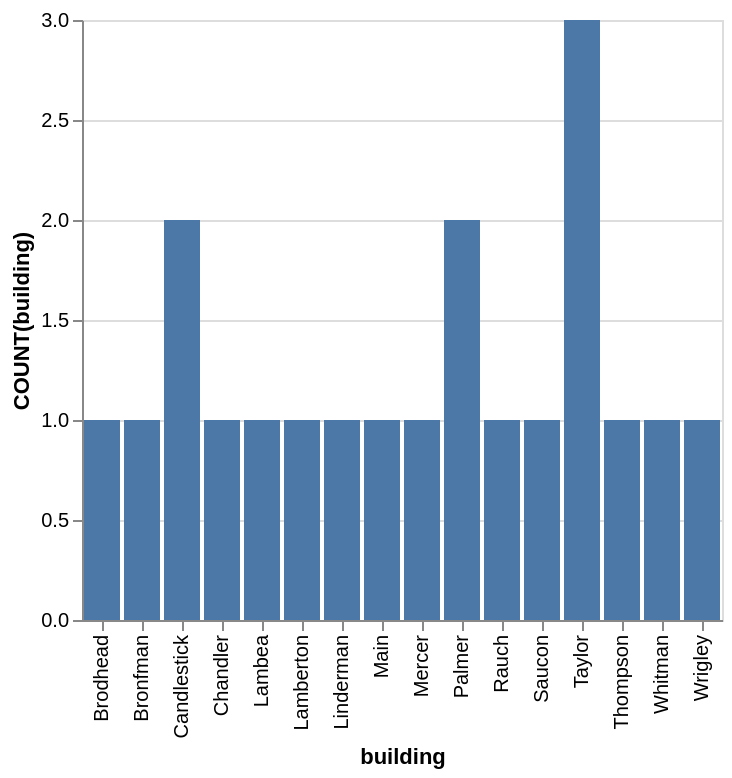

The specification (Vega-Lite) saved for this image:
### Vega-Lite specification from a JSON file in a GitHub repository (floating-point values rounded to 4 significant figures)
{"data": {"values": [{"x_data": "Brodhead", "y_data": 1}, {"x_data": "Bronfman", "y_data": 1}, {"x_data": "Candlestick", "y_data": 2}, {"x_data": "Chandler", "y_data": 1}, {"x_data": "Lambea", "y_data": 1}, {"x_data": "Lamberton", "y_data": 1}, {"x_data": "Linderman", "y_data": 1}, {"x_data": "Main", "y_data": 1}, {"x_data": "Mercer", "y_data": 1}, {"x_data": "Palmer", "y_data": 2}, {"x_data": "Rauch", "y_data": 1}, {"x_data": "Saucon", "y_data": 1}, {"x_data": "Taylor", "y_data": 3}, {"x_data": "Thompson", "y_data": 1}, {"x_data": "Whitman", "y_data": 1}, {"x_data": "Wrigley", "y_data": 1}]}, "mark": "bar", "encoding": {"x": {"field": "x_data", "type": "nominal", "title": "building", "sort": "ascending"}, "y": {"field": "y_data", "type": "quantitative", "title": "COUNT(building)"}}}
